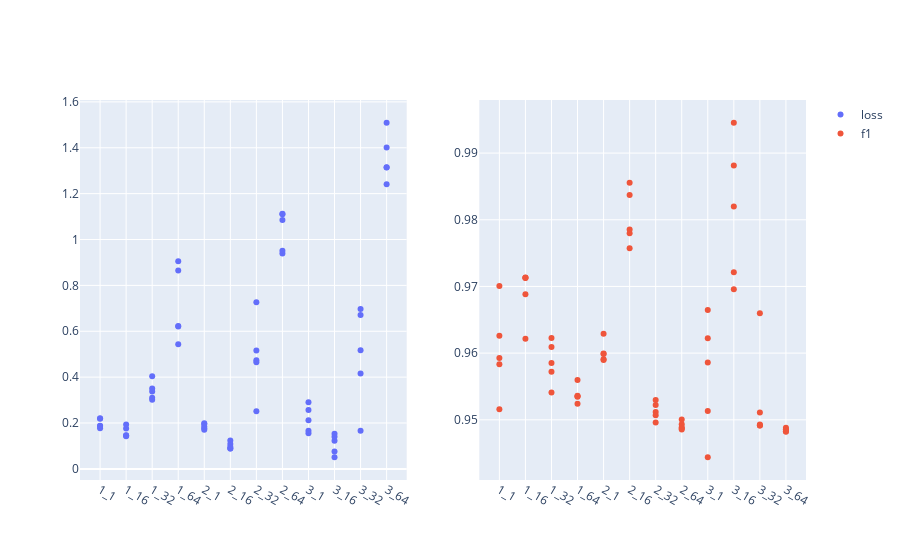
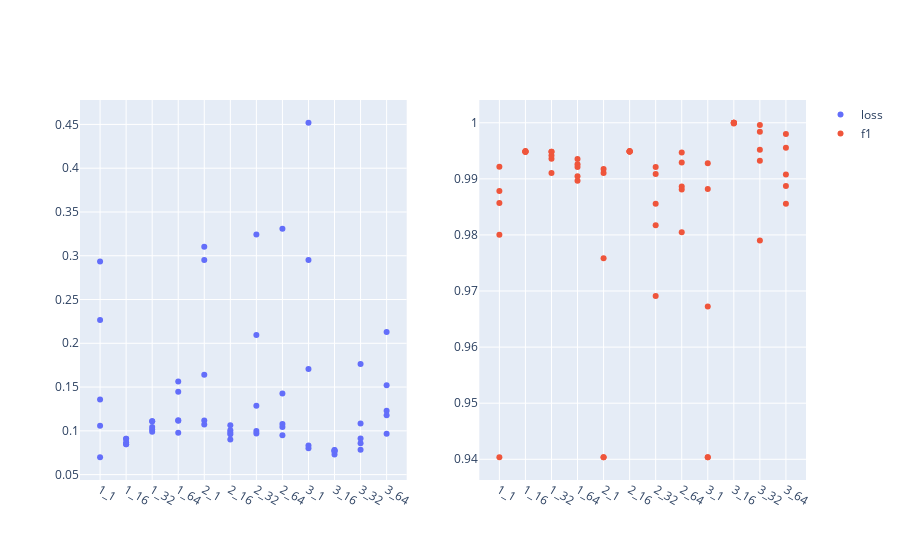
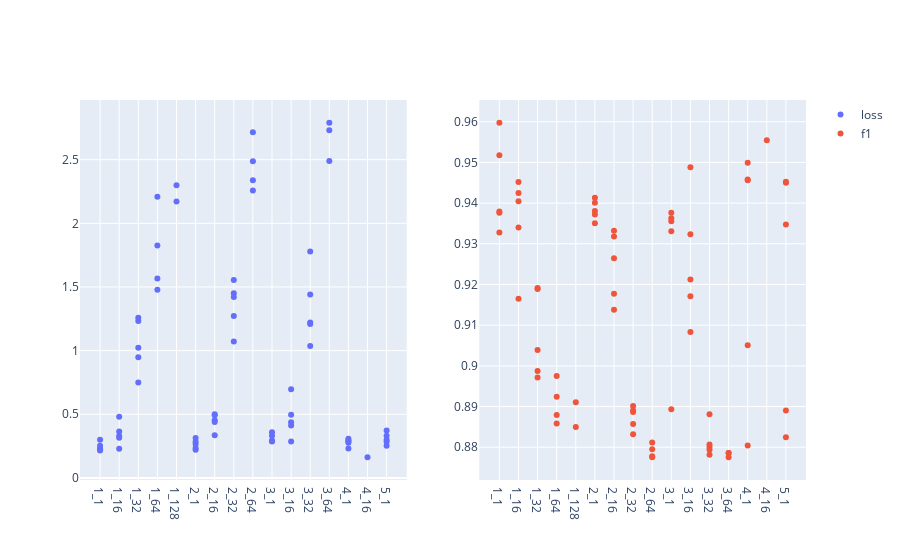

Notebook source saved alongside these figures, in order:
### Markdown cell above
# Train Stats

### Code cell
visualise_train()
